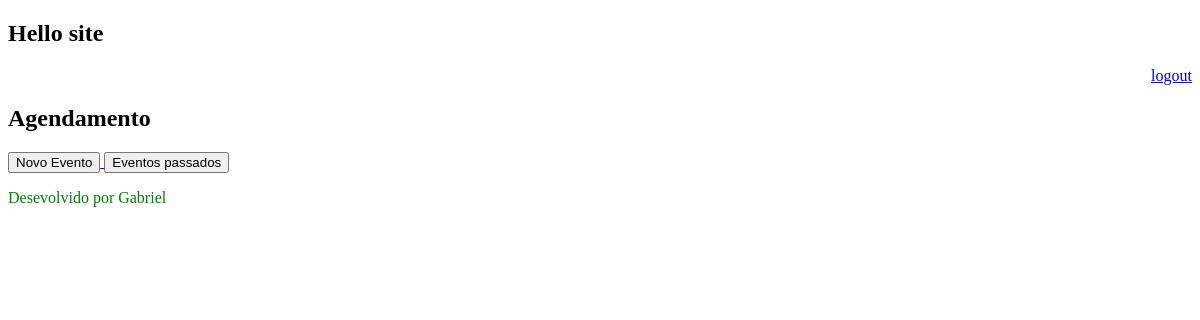
The page /agenda/ (signed in) on the database as committed earlier.
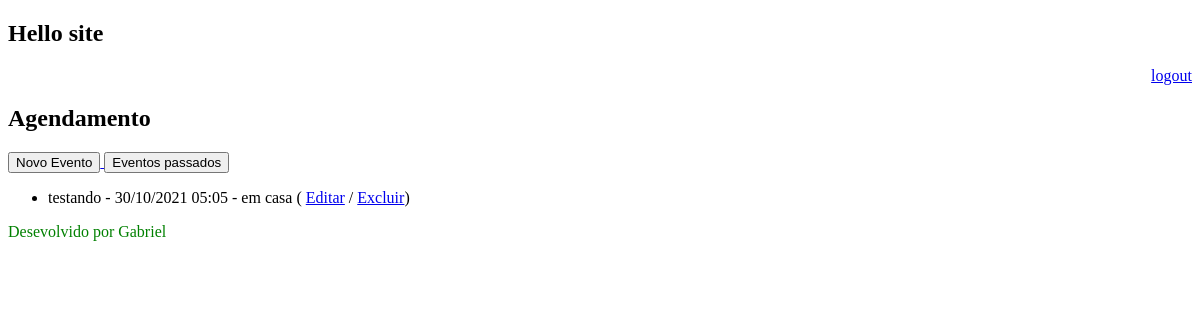
The same page on the database as committed later.
### core/models.py (models this page shows, shortened)
class Evento(models.Model):
    titulo = models.CharField(max_length=100)
    descricao = models.TextField(blank=True, null=True)
    data_evento = models.DateTimeField()
    data_criacao = models.DateTimeField(auto_now=True)
    usuarios = models.ForeignKey(User, on_delete=models.CASCADE)
    local = models.CharField(blank=True, null=True, max_length=100)
    class Meta:
        db_table = 'evento'
    def get_data_evento(self):
        return self.data_evento.strftime('%d/%m/%Y %H:%M')
    def get_local_evento(self):
        return self.local
    def get_evento_atrasado(self):
        if self.data_evento < datetime.now():
            return True
        else:
            return False
    def get_evento_acaminho(self):
        if self.data_evento < datetime.now() + timedelta(hours=2):
            return True
        else:
            return False

### core/views.py (the view)
# urls.py: path('agenda/', views.lista_eventos),
@login_required(login_url='/login/')
def lista_eventos(request):
    usuarios = request.user
    data_atual = datetime.now() - timedelta(hours=1)
    evento = Evento.objects.filter(usuarios=usuarios, data_evento__gt=data_atual)
    dados = {'eventos': evento}
    return render(request, 'agenda.html', dados)

### templates/agenda.html (shortened to what this page needs)
    {% extends "header.html" %}
    {% block content %}
    <h2>Agendamento</h2>
    <a href="evento/">
        <button type="button"> Novo Evento</button>
    </a>
    <a href="eventos_passados">
        <button type="button">Eventos passados</button>
    </a>
    <ul>
    {% for evento in eventos %}
        <li>
            <div
            >
                {{ evento.titulo }} - {{ evento.get_data_evento }} - {{ evento.get_local_evento}}
                ( <a href="evento/?id={{ evento.id }} ">Editar</a>
                / <a href="evento/delete/{{ evento.id }}">Excluir</a>)
            </div>
        </li>
    {% endfor %}
    </ul>
    {% endblock %}

Rows that differ between the two databases and show on the page:
added Evento: titulo "testando", get_data_evento "30/10/2021 05:05", get_local_evento "em casa"
